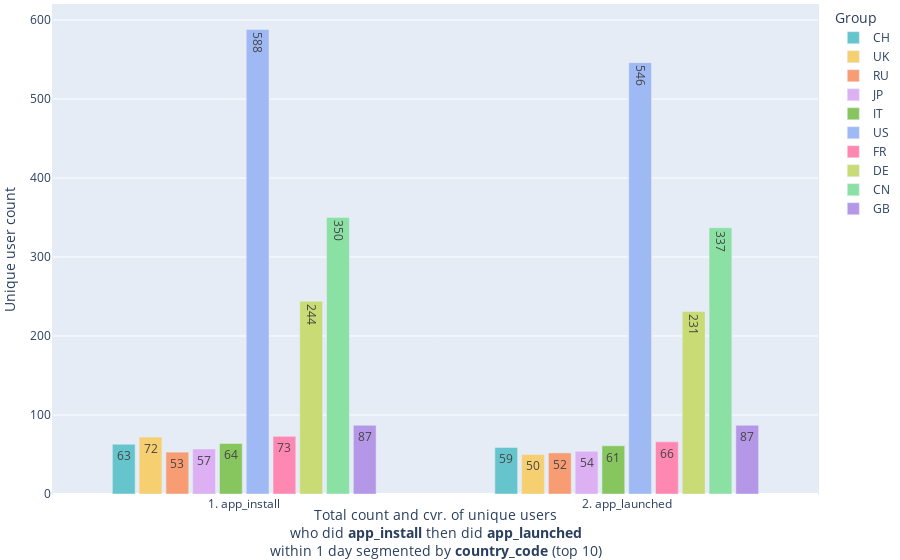

Notebook source saved alongside this figure:
### Code cell
(app_install >> app_launched).config(time_group="total",group_by=app_install.country_code)

### Figure 1 — Plotly figure (JSON) as saved in the notebook; plotly's stock layout.template omitted (floating-point values rounded to 4 significant figures)
{"data": [{"alignmentgroup": "True", "customdata": [[93.65, 63, 359, "CH"], [93.65, 59, 347, "CH"]], "hovertemplate": "<b>%{x}</b>\n                    <br /><b>%{customdata[3]}</b>\n                    <br />\n                    <br />Total Conversion: <b>%{customdata[0]}%</b>\n                    <br />User count: <b>%{customdata[1]}</b>\n                    <br />Event count: <b>%{customdata[2]}</b>                                       \n                     <extra></extra>\n            ", "legendgroup": "CH", "marker": {"color": "rgb(102, 197, 204)", "pattern": {"shape": ""}}, "name": "CH", "offsetgroup": "CH", "orientation": "v", "showlegend": true, "text": [63, 59], "textposition": "auto", "type": "bar", "x": ["1. app_install", "2. app_launched"], "xaxis": "x", "y": [63, 59], "yaxis": "y"}, {"alignmentgroup": "True", "customdata": [[69.44, 72, 298, "UK"], [69.44, 50, 267, "UK"]], "hovertemplate": "<b>%{x}</b>\n                    <br /><b>%{customdata[3]}</b>\n                    <br />\n                    <br />Total Conversion: <b>%{customdata[0]}%</b>\n                    <br />User count: <b>%{customdata[1]}</b>\n                    <br />Event count: <b>%{customdata[2]}</b>                                       \n                     <extra></extra>\n            ", "legendgroup": "UK", "marker": {"color": "rgb(246, 207, 113)", "pattern": {"shape": ""}}, "name": "UK", "offsetgroup": "UK", "orientation": "v", "showlegend": true, "text": [72, 50], "textposition": "auto", "type": "bar", "x": ["1. app_install", "2. app_launched"], "xaxis": "x", "y": [72, 50], "yaxis": "y"}, {"alignmentgroup": "True", "customdata": [[98.11, 53, 297, "RU"], [98.11, 52, 283, "RU"]], "hovertemplate": "<b>%{x}</b>\n                    <br /><b>%{customdata[3]}</b>\n                    <br />\n                    <br />Total Conversion: <b>%{customdata[0]}%</b>\n                    <br />User count: <b>%{customdata[1]}</b>\n                    <br />Event count: <b>%{customdata[2]}</b>                                       \n                     <extra></extra>\n            ", "legendgroup": "RU", "marker": {"color": "rgb(248, 156, 116)", "pattern": {"shape": ""}}, "name": "RU", "offsetgroup": "RU", "orientation": "v", "showlegend": true, "text": [53, 52], "textposition": "auto", "type": "bar", "x": ["1. app_install", "2. app_launched"], "xaxis": "x", "y": [53, 52], "yaxis": "y"}, {"alignmentgroup": "True", "customdata": [[94.74, 57, 364, "JP"], [94.74, 54, 351, "JP"]], "hovertemplate": "<b>%{x}</b>\n                    <br /><b>%{customdata[3]}</b>\n                    <br />\n                    <br />Total Conversion: <b>%{customdata[0]}%</b>\n                    <br />User count: <b>%{customdata[1]}</b>\n                    <br />Event count: <b>%{customdata[2]}</b>                                       \n                     <extra></extra>\n            ", "legendgroup": "JP", "marker": {"color": "rgb(220, 176, 242)", "pattern": {"shape": ""}}, "name": "JP", "offsetgroup": "JP", "orientation": "v", "showlegend": true, "text": [57, 54], "textposition": "auto", "type": "bar", "x": ["1. app_install", "2. app_launched"], "xaxis": "x", "y": [57, 54], "yaxis": "y"}, {"alignmentgroup": "True", "customdata": [[95.31, 64, 567, "IT"], [95.31, 61, 555, "IT"]], "hovertemplate": "<b>%{x}</b>\n                    <br /><b>%{customdata[3]}</b>\n                    <br />\n                    <br />Total Conversion: <b>%{customdata[0]}%</b>\n                    <br />User count: <b>%{customdata[1]}</b>\n                    <br />Event count: <b>%{customdata[2]}</b>                                       \n                     <extra></extra>\n            ", "legendgroup": "IT", "marker": {"color": "rgb(135, 197, 95)", "pattern": {"shape": ""}}, "name": "IT", "offsetgroup": "IT", "orientation": "v", "showlegend": true, "text": [64, 61], "textposition": "auto", "type": "bar", "x": ["1. app_install", "2. app_launched"], "xaxis": "x", "y": [64, 61], "yaxis": "y"}, {"alignmentgroup": "True", "customdata": [[92.86, 588, 2852, "US"], [92.86, 546, 2692, "US"]], "hovertemplate": "<b>%{x}</b>\n                    <br /><b>%{customdata[3]}</b>\n                    <br />\n                    <br />Total Conversion: <b>%{customdata[0]}%</b>\n                    <br />User count: <b>%{customdata[1]}</b>\n                    <br />Event count: <b>%{customdata[2]}</b>                                       \n                     <extra></extra>\n            ", "legendgroup": "US", "marker": {"color": "rgb(158, 185, 243)", "pattern": {"shape": ""}}, "name": "US", "offsetgroup": "US", "orientation": "v", "showlegend": true, "text": [588, 546], "textposition": "auto", "type": "bar", "x": ["1. app_install", "2. app_launched"], "xaxis": "x", "y": [588, 546], "yaxis": "y"}, {"alignmentgroup": "True", "customdata": [[90.41, 73, 394, "FR"], [90.41, 66, 376, "FR"]], "hovertemplate": "<b>%{x}</b>\n                    <br /><b>%{customdata[3]}</b>\n                    <br />\n                    <br />Total Conversion: <b>%{customdata[0]}%</b>\n                    <br />User count: <b>%{customdata[1]}</b>\n                    <br />Event count: <b>%{customdata[2]}</b>                                       \n                     <extra></extra>\n            ", "legendgroup": "FR", "marker": {"color": "rgb(254, 136, 177)", "pattern": {"shape": ""}}, "name": "FR", "offsetgroup": "FR", "orientation": "v", "showlegend": true, "text": [73, 66], "textposition": "auto", "type": "bar", "x": ["1. app_install", "2. app_launched"], "xaxis": "x", "y": [73, 66], "yaxis": "y"}, {"alignmentgroup": "True", "customdata": [[94.67, 244, 1205, "DE"], [94.67, 231, 1150, "DE"]], "hovertemplate": "<b>%{x}</b>\n                    <br /><b>%{customdata[3]}</b>\n                    <br />\n                    <br />Total Conversion: <b>%{customdata[0]}%</b>\n                    <br />User count: <b>%{customdata[1]}</b>\n                    <br />Event count: <b>%{customdata[2]}</b>                                       \n                     <extra></extra>\n            ", "legendgroup": "DE", "marker": {"color": "rgb(201, 219, 116)", "pattern": {"shape": ""}}, "name": "DE", "offsetgroup": "DE", "orientation": "v", "showlegend": true, "text": [244, 231], "textposition": "auto", "type": "bar", "x": ["1. app_install", "2. app_launched"], "xaxis": "x", "y": [244, 231], "yaxis": "y"}, {"alignmentgroup": "True", "customdata": [[96.29, 350, 7970, "CN"], [96.29, 337, 7856, "CN"]], "hovertemplate": "<b>%{x}</b>\n                    <br /><b>%{customdata[3]}</b>\n                    <br />\n                    <br />Total Conversion: <b>%{customdata[0]}%</b>\n                    <br />User count: <b>%{customdata[1]}</b>\n                    <br />Event count: <b>%{customdata[2]}</b>                                       \n                     <extra></extra>\n            ", "legendgroup": "CN", "marker": {"color": "rgb(139, 224, 164)", "pattern": {"shape": ""}}, "name": "CN", "offsetgroup": "CN", "orientation": "v", "showlegend": true, "text": [350, 337], "textposition": "auto", "type": "bar", "x": ["1. app_install", "2. app_launched"], "xaxis": "x", "y": [350, 337], "yaxis": "y"}, {"alignmentgroup": "True", "customdata": [[100, 87, 368, "GB"], [100, 87, 366, "GB"]], "hovertemplate": "<b>%{x}</b>\n                    <br /><b>%{customdata[3]}</b>\n                    <br />\n                    <br />Total Conversion: <b>%{customdata[0]}%</b>\n                    <br />User count: <b>%{customdata[1]}</b>\n                    <br />Event count: <b>%{customdata[2]}</b>                                       \n                     <extra></extra>\n            ", "legendgroup": "GB", "marker": {"color": "rgb(180, 151, 231)", "pattern": {"shape": ""}}, "name": "GB", "offsetgroup": "GB", "orientation": "v", "showlegend": true, "text": [87, 87], "textposition": "auto", "type": "bar", "x": ["1. app_install", "2. app_launched"], "xaxis": "x", "y": [87, 87], "yaxis": "y"}], "layout": {"autosize": true, "bargap": 0.3, "bargroupgap": 0.15, "barmode": "group", "hoverlabel": {"font": {"size": 12}}, "hovermode": "closest", "legend": {"title": {"text": "Group"}, "tracegroupgap": 0}, "margin": {"b": 15, "l": 5, "pad": 1, "r": 5, "t": 5}, "uniformtext": {"minsize": 8, "mode": "hide"}, "xaxis": {"anchor": "y", "domain": [0, 1], "title": {"text": "Total count and cvr. of unique users<br />who did <b>app_install</b> then did <b>app_launched</b><br />within 1 day segmented by <b>country_code</b> (top 10)"}}, "yaxis": {"anchor": "x", "domain": [0, 1], "rangemode": "tozero", "title": {"text": "Unique user count"}}}}
